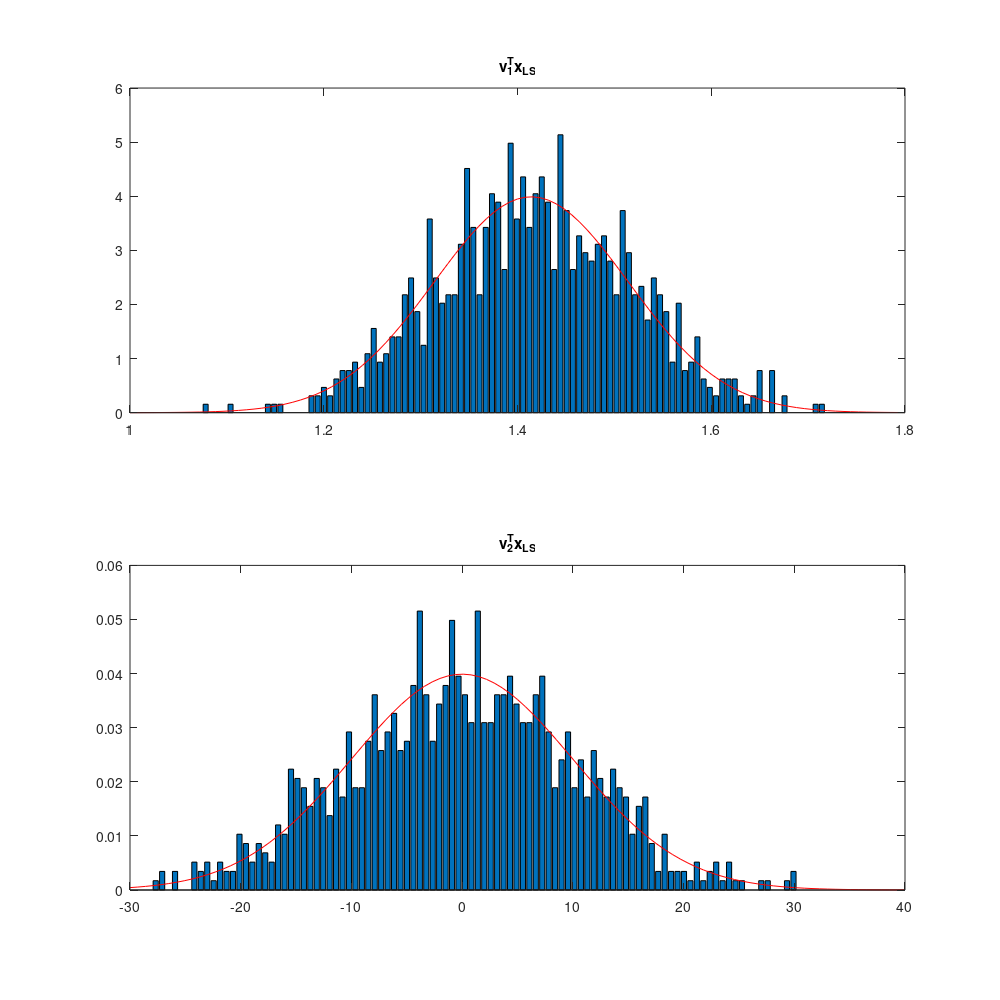
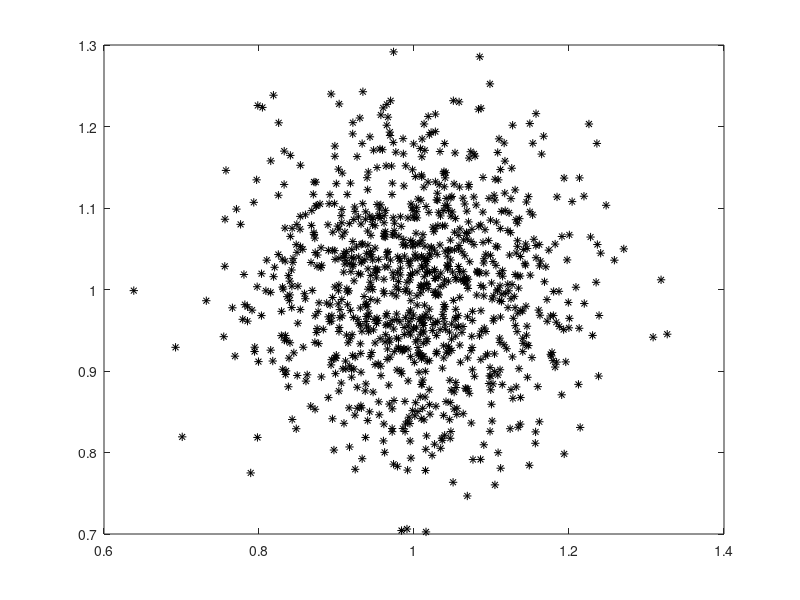
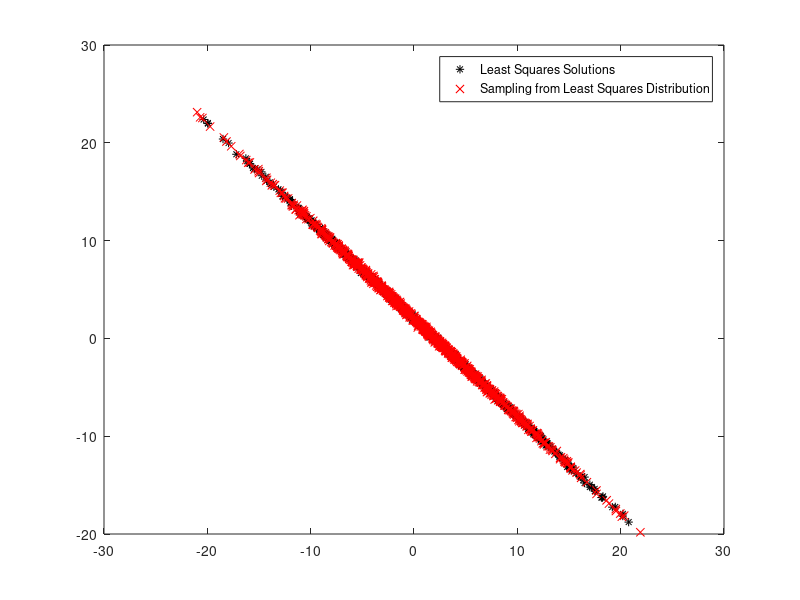
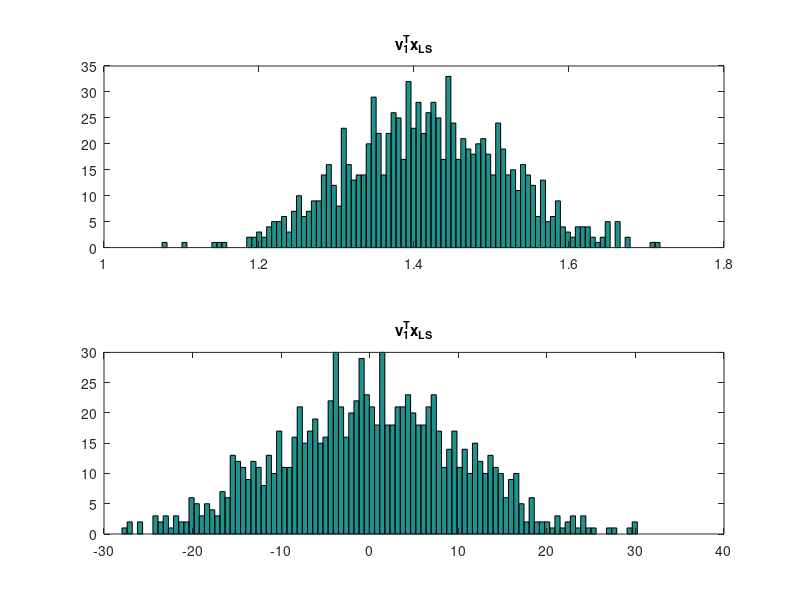

Write MATLAB code to recreate these figures, in order.
%TwoVarTest.m

% Define the matrix A using the SVD
v1=[1/sqrt(2) 1/sqrt(2)]';
v2=[-1/sqrt(2) 1/sqrt(2)]';
s1 = 1; s2 = 1e-2;
A=s1*v1*v1'+s2*v2*v2';

% Define true x and noise free b
x=[1,1]';
b_e = A*x;

% Create realization from the data model
nsamp = 1000;
sigma = 0.1;
b_samp = repmat(b_e,1,nsamp)+sigma*randn(2,nsamp);

figure(1),
  plot(b_samp(1,:),b_samp(2,:),'k*')
% Create the corresponding least squares solutions 
x_LS = (A'*A)\(A'*b_samp);
figure(2)
  plot(x_LS(1,:),x_LS(2,:),'k*'), hold on,
  xx_LS = repmat(x,1,nsamp) + sigma*inv(A'*A)*A'*randn(2,nsamp);
  plot(xx_LS(1,:),xx_LS(2,:),'rx')                               
  legend('Least Squares Solutions','Sampling from Least Squares Distribution')
figure(3)  
  subplot(2,1,1), hist(v1'*x_LS,100); title('v_1^Tx_{LS}')
  subplot(2,1,2), hist(v2'*x_LS,100); title('v_1^Tx_{LS}')

mean(x_LS')
mean(xx_LS')  

norm_curve = @(x,sig,mu)( 1/(sqrt(2*pi)*sig)*exp(-(x-mu).^2/(2*sig^2)) );
figure(4)  
  subplot(2,1,1), [n1,c1] = hist(v1'*x_LS,100);
  bar(c1,n1/sum(n1*(c1(2)-c1(1)))); % Normalized Histogram 
  hold on;
  t = get(gca(),'xlim')*[1-(0:.01:1);0:.01:1]; % This makes a linspace from the current axes' xlim
  plot(t,norm_curve(t,(sigma/s1),v1'*x),'r-'); % Plot normal curve
  title('v_1^Tx_{LS}')

  subplot(2,1,2), [n2,c2] = hist(v2'*x_LS,100);
  bar(c2,n2/sum(n2*(c2(2)-c2(1)))), % Normalized Histogram 
  hold on;
  t = get(gca(),'xlim')*[1-(0:.01:1);0:.01:1]; % This makes a linspace from the current axes' xlim
  plot(t,norm_curve(t,(sigma/s2),v2'*x),'r-'); % Plot normal curve
  title('v_2^Tx_{LS}')

  set(gcf, 'PaperPosition', [0 0 10 10]); %Position plot at left hand corner with width 5 and height 5.
  set(gcf, 'PaperSize', [10 10]); %Set the paper to have width 5 and height 5.
  saveas(figure(4),'prob_density.pdf')
